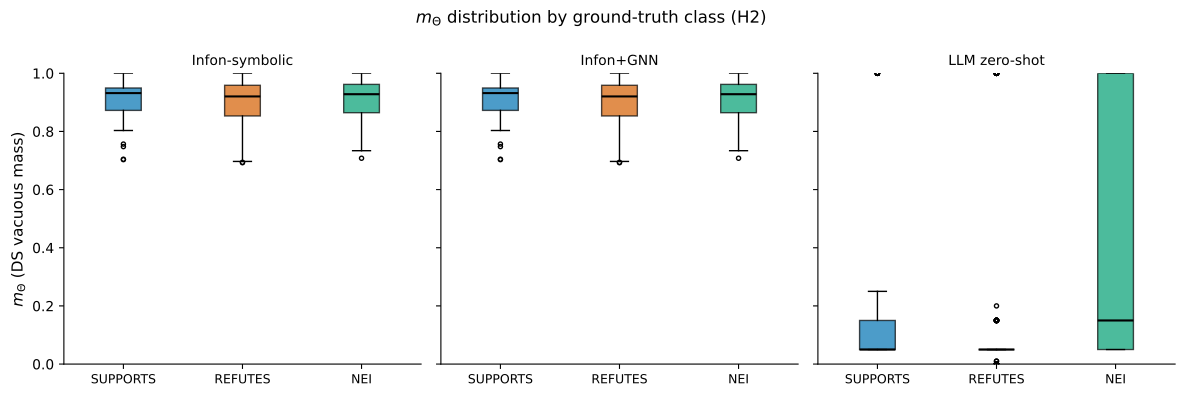

This chart was generated by the following Python code:
"""
theta_distribution.py — H2 panel figure.

Reads h2_panel.json and produces a box plot of m_theta by ground-truth class,
one subplot per system.

Usage:
    python theta_distribution.py [--input PATH] [--output PATH]

Defaults:
    --input  paper/results/h2_panel.json
    --output paper/figures/theta_distribution.pdf
"""

import argparse
import json
import os

import matplotlib
matplotlib.use("Agg")
import matplotlib.pyplot as plt

DISPLAY_NAMES = {
    "infon_symbolic": "Infon-symbolic",
    "infon_gnn": "Infon+GNN",
    "flat_retrieval": "Flat retrieval",
    "symbolic_floor": "Symbolic floor",
    "nli_classifier": "NLI classifier",
    "llm_zeroshot": "LLM zero-shot",
}

# Color-blind-safe palette per class
CLASS_COLORS = {
    "SUPPORTS": "#0072B2",
    "REFUTES": "#D55E00",
    "NEI": "#009E73",
}
CLASSES = ["SUPPORTS", "REFUTES", "NEI"]


def parse_args() -> argparse.Namespace:
    parser = argparse.ArgumentParser(description="Produce theta_distribution.pdf")
    parser.add_argument(
        "--input",
        default=os.path.join(os.path.dirname(__file__), "..", "results", "h2_panel.json"),
        help="Path to h2_panel.json",
    )
    parser.add_argument(
        "--output",
        default=os.path.join(os.path.dirname(__file__), "theta_distribution.pdf"),
        help="Path for output PDF",
    )
    return parser.parse_args()


def main() -> None:
    args = parse_args()

    with open(args.input, "r", encoding="utf-8") as fh:
        data = json.load(fh)

    systems: list[str] = data["systems"]
    theta_by_class: dict = data["theta_by_class"]

    n_systems = len(systems)
    fig, axes = plt.subplots(1, n_systems, figsize=(4 * n_systems, 4), sharey=True)
    if n_systems == 1:
        axes = [axes]

    for ax, system in zip(axes, systems):
        system_data = theta_by_class[system]
        class_values = [system_data.get(cls, []) for cls in CLASSES]
        colors = [CLASS_COLORS[cls] for cls in CLASSES]

        bp = ax.boxplot(
            class_values,
            patch_artist=True,
            medianprops={"color": "black", "linewidth": 1.5},
            whiskerprops={"linewidth": 1},
            capprops={"linewidth": 1},
            flierprops={"marker": "o", "markersize": 3, "linestyle": "none"},
        )
        for patch, color in zip(bp["boxes"], colors):
            patch.set_facecolor(color)
            patch.set_alpha(0.7)

        ax.set_title(DISPLAY_NAMES.get(system, system.replace("_", " ")), fontsize=10)
        ax.set_xticks(range(1, len(CLASSES) + 1))
        ax.set_xticklabels(CLASSES, fontsize=9)
        ax.set_ylim(0, 1)
        ax.spines["top"].set_visible(False)
        ax.spines["right"].set_visible(False)

    axes[0].set_ylabel(r"$m_\Theta$ (DS vacuous mass)", fontsize=11)
    fig.suptitle(r"$m_\Theta$ distribution by ground-truth class (H2)", fontsize=12)
    fig.tight_layout()

    os.makedirs(os.path.dirname(os.path.abspath(args.output)), exist_ok=True)
    fig.savefig(args.output, format="pdf", bbox_inches="tight")
    plt.close(fig)


if __name__ == "__main__":
    main()
